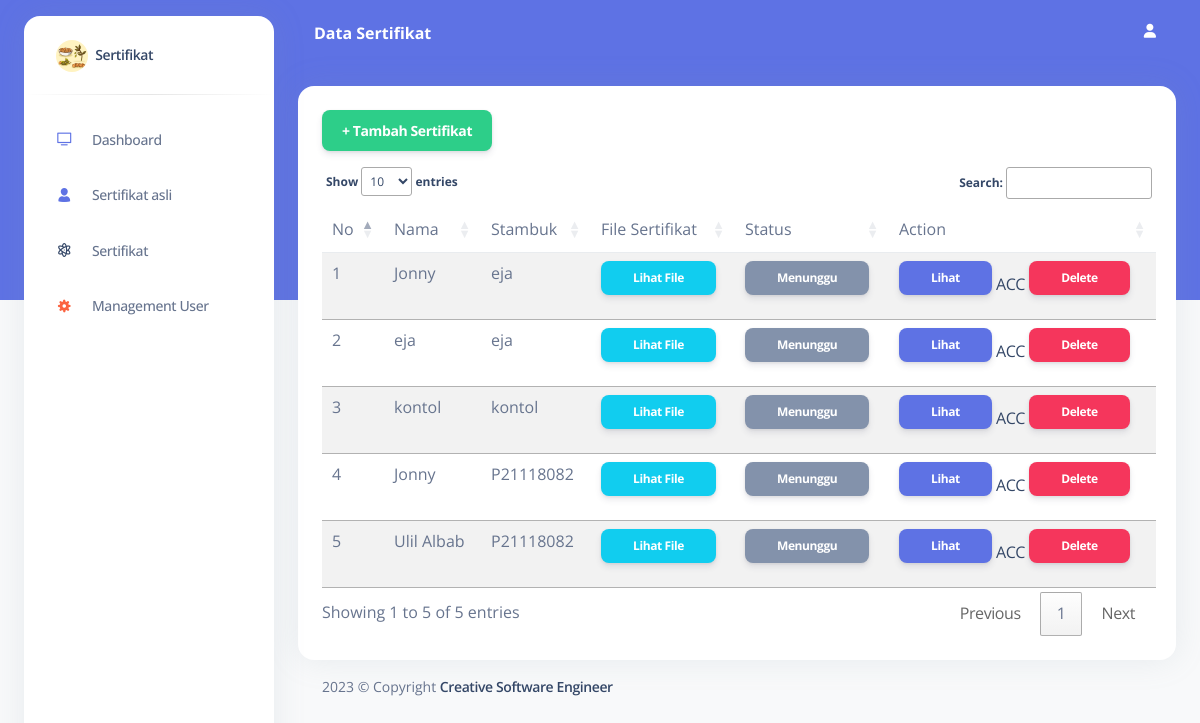
The page /index.php/sertifikat on the database its author committed.
### tables this page shows
CREATE TABLE `sertifikat` (
  `id` int NOT NULL,
  `nama` varchar(100) NOT NULL,
  `stambuk` varchar(10) NOT NULL,
  `file_pdf` varchar(255) NOT NULL,
  `status` varchar(1) NOT NULL,
  `created_at` datetime NOT NULL DEFAULT CURRENT_TIMESTAMP,
  `tanggal_acc` datetime DEFAULT NULL
);

### application/controllers/Sertifikat.php (called while the page is built, shortened)
<?php
class Sertifikat extends CI_Controller
{
    public function __construct()
    {
        $this->load->model('Sertifikat_model');
        $this->load->library('form_validation');
        $this->load->library('upload');
    }
    public function index()
    {
        $data['title'] = 'Data Sertifikat';
        $data['sertifikat'] = $this->Sertifikat_model->get_all();
        $this->load->view('layout/header', $data);
        $this->load->view('layout/sidebar', $data);
        $this->load->view('layout/navbar');
        $this->load->view('content/admin/sertifikat/index', $data);
        $this->load->view('layout/footer');
    }
}

### index.php (called while the page is built, shortened)
<?php
require_once BASEPATH.'core/CodeIgniter.php';

### application/models/Sertifikat_model.php (called while the page is built, shortened)
<?php
class Sertifikat_model extends CI_Model
{
    public function get_all()
    {
        return $this->db->get('sertifikat')->result();
    }
}

### application/views/content/admin/sertifikat/index.php (the view, shortened to what this page needs)
<section class="section">
    <div class="card">
        <div class="card-body">
            <caption>
                <a class="btn btn-success" href="<?= base_url("sertifikat/add") ?>">+ Tambah Sertifikat</a>
            </caption>
            <table class="table table-striped caption-top" id="tabell">
                <thead>
                    <tr>
                        <td>No</td>
                        <td>Nama</td>
                        <td>Stambuk</td>
                        <td>File Sertifikat</td>
                        <td>Status</td>
                        <td>Action</td>
                    </tr>
                </thead>
                <tbody>
                    <?php $no = 1;
                    foreach ($sertifikat as $row): ?>
                        <tr>
                            <td><?= $no++ ?></td>
                            <td><?= ($row->nama) ?></td>
                            <td><?= ($row->stambuk) ?></td>
                            <td>
                                <a class="btn btn-info btn-sm" href="<?= base_url('uploads/pdf/' . $row->file_pdf) ?>" target="_blank">Lihat File</a>
                            </td>
                            <td>
                                <?php if ($row->status == '1'): ?>
                                    <span class="btn btn-success btn-sm">Disetujui</span>
                                <?php elseif ($row->status == '2'): ?>
                                    <span class="btn btn-danger btn-sm">Ditolak</span>
                                <?php else: ?>
                                    <span class="btn btn-secondary btn-sm">Menunggu</span>
                                <?php endif; ?>
                            </td>
                            <td>
                                <a class="btn btn-primary btn-sm" href="#">Lihat</a>
                                <a href="<?= base_url('sertifikat/acc_view/' . $row->file_pdf) ?>">ACC</a>
                                <a class="btn btn-danger btn-sm" href="<?= base_url('sertifikat/delete/' . $row->id) ?>" onclick="return confirm('Yakin ingin menghapus?')">Delete</a>
                            </td>
                        </tr>
                    <?php endforeach; ?>
                </tbody>
            </table>
        </div>
    </div>
</section>

### rows shown on the page
sertifikat: nama "Jonny", stambuk "eja", status "Menunggu"
sertifikat: nama "eja", stambuk "eja", status "Menunggu"
sertifikat: nama "kontol", stambuk "kontol", status "Menunggu"
sertifikat: nama "Jonny", stambuk "P21118082", status "Menunggu"
sertifikat: nama "Ulil Albab", stambuk "P21118082", status "Menunggu"

### other values the page prints
$title "Data Sertifikat"
